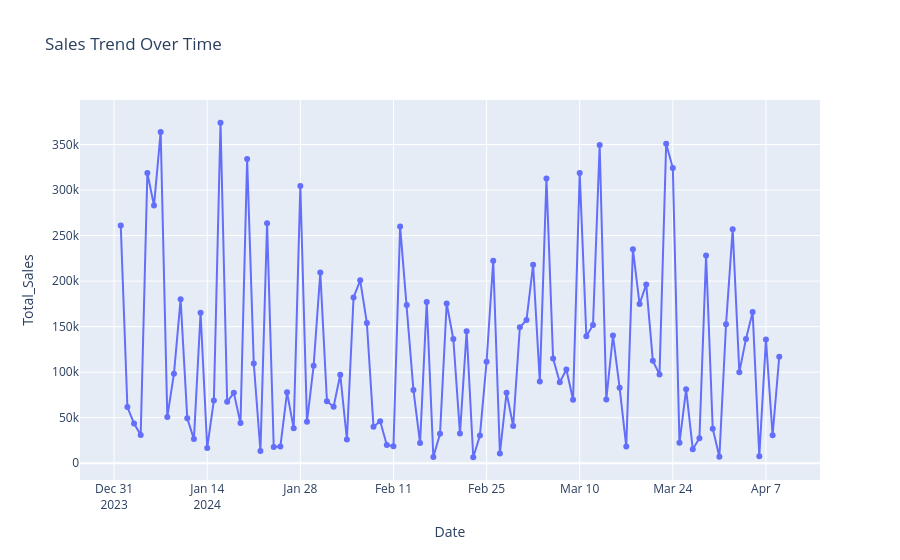

Write notebook code for a chart like this one.
### Code cell
df["Date"] = pd.to_datetime(df["Date"])

daily_sales = (
    df.groupby("Date")["Total_Sales"]
    .sum()
    .reset_index()
)

fig = px.line(
    daily_sales,
    x="Date",
    y="Total_Sales",
    title="Sales Trend Over Time",
    markers=True
)

fig.show()
